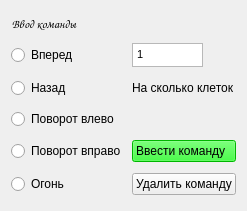
  <widget class="QWidget" name="layoutWidget_4">
   <property name="geometry">
    <rect>
     <x>630</x>
     <y>10</y>
     <width>231</width>
     <height>211</height>
    </rect>
   </property>
   <layout class="QGridLayout" name="gridLayout_12">
    <property name="sizeConstraint">
     <enum>QLayout::SetMinimumSize</enum>
    </property>
    <item row="4" column="0">
     <widget class="QRadioButton" name="ButtonBackward">
      <property name="text">
       <string>Назад</string>
      </property>
     </widget>
    </item>
    <item row="9" column="1">
     <widget class="QPushButton" name="AddCommand">
      <property name="sizePolicy">
       <sizepolicy hsizetype="Maximum" vsizetype="Fixed">
        <horstretch>0</horstretch>
        <verstretch>0</verstretch>
       </sizepolicy>
      </property>
      <property name="palette">
       <palette>
        <active>
         <colorrole role="WindowText">
          <brush brushstyle="SolidPattern">
           <color alpha="255">
            <red>0</red>
            <green>0</green>
            <blue>0</blue>
           </color>
          </brush>
         </colorrole>
         <colorrole role="Button">
          <brush brushstyle="SolidPattern">
           <color alpha="255">
            <red>0</red>
            <green>255</green>
            <blue>0</blue>
           </color>
          </brush>
         </colorrole>
         <colorrole role="Light">
          <brush brushstyle="SolidPattern">
           <color alpha="255">
            <red>127</red>
            <green>255</green>
            <blue>127</blue>
           </color>
          </brush>
         </colorrole>
         <colorrole role="Midlight">
          <brush brushstyle="SolidPattern">
           <color alpha="255">
            <red>63</red>
            <green>255</green>
            <blue>63</blue>
           </color>
          </brush>
         </colorrole>
         <colorrole role="Dark">
          <brush brushstyle="SolidPattern">
           <color alpha="255">
            <red>0</red>
            <green>127</green>
            <blue>0</blue>
           </color>
          </brush>
         </colorrole>
         <colorrole role="Mid">
          <brush brushstyle="SolidPattern">
           <color alpha="255">
            <red>0</red>
            <green>170</green>
            <blue>0</blue>
           </color>
          </brush>
         </colorrole>
         <colorrole role="Text">
          <brush brushstyle="SolidPattern">
           <color alpha="255">
            <red>0</red>
            <green>0</green>
            <blue>0</blue>
           </color>
          </brush>
         </colorrole>
         <colorrole role="BrightText">
          <brush brushstyle="SolidPattern">
           <color alpha="255">
            <red>255</red>
            <green>255</green>
            <blue>255</blue>
           </color>
          </brush>
         </colorrole>
         <colorrole role="ButtonText">
          <brush brushstyle="SolidPattern">
           <color alpha="255">
            <red>0</red>
            <green>0</green>
            <blue>0</blue>
           </color>
          </brush>
         </colorrole>
         <colorrole role="Base">
          <brush brushstyle="SolidPattern">
           <color alpha="255">
            <red>255</red>
            <green>255</green>
            <blue>255</blue>
           </color>
          </brush>
         </colorrole>
         <colorrole role="Window">
          <brush brushstyle="SolidPattern">
           <color alpha="255">
            <red>0</red>
            <green>255</green>
            <blue>0</blue>
           </color>
          </brush>
         </colorrole>
         <colorrole role="Shadow">
          <brush brushstyle="SolidPattern">
           <color alpha="255">
            <red>0</red>
            <green>0</green>
            <blue>0</blue>
           </color>
          </brush>
         </colorrole>
         <colorrole role="AlternateBase">
          <brush brushstyle="SolidPattern">
           <color alpha="255">
            <red>127</red>
            <green>255</green>
            <blue>127</blue>
           </color>
          </brush>
         </colorrole>
         <colorrole role="ToolTipBase">
          <brush brushstyle="SolidPattern">
           <color alpha="255">
            <red>255</red>
            <green>255</green>
            <blue>220</blue>
           </color>
          </brush>
         </colorrole>
         <colorrole role="ToolTipText">
          <brush brushstyle="SolidPattern">
           <color alpha="255">
            <red>0</red>
            <green>0</green>
            <blue>0</blue>
           </color>
          </brush>
         </colorrole>
         <colorrole role="PlaceholderText">
          <brush brushstyle="SolidPattern">
           <color alpha="128">
            <red>0</red>
            <green>0</green>
            <blue>0</blue>
           </color>
          </brush>
         </colorrole>
        </active>
        <inactive>
         <colorrole role="WindowText">
          <brush brushstyle="SolidPattern">
           <color alpha="255">
            <red>0</red>
            <green>0</green>
            <blue>0</blue>
           </color>
          </brush>
         </colorrole>
         <colorrole role="Button">
          <brush brushstyle="SolidPattern">
           <color alpha="255">
            <red>0</red>
            <green>255</green>
            <blue>0</blue>
           </color>
          </brush>
         </colorrole>
         <colorrole role="Light">
          <brush brushstyle="SolidPattern">
           <color alpha="255">
            <red>127</red>
            <green>255</green>
            <blue>127</blue>
           </color>
          </brush>
         </colorrole>
         <colorrole role="Midlight">
          <brush brushstyle="SolidPattern">
           <color alpha="255">
            <red>63</red>
            <green>255</green>
            <blue>63</blue>
           </color>
          </brush>
         </colorrole>
         <colorrole role="Dark">
          <brush brushstyle="SolidPattern">
           <color alpha="255">
            <red>0</red>
            <green>127</green>
            <blue>0</blue>
           </color>
          </brush>
         </colorrole>
         <colorrole role="Mid">
          <brush brushstyle="SolidPattern">
           <color alpha="255">
            <red>0</red>
            <green>170</green>
            <blue>0</blue>
           </color>
          </brush>
         </colorrole>
         <colorrole role="Text">
          <brush brushstyle="SolidPattern">
           <color alpha="255">
            <red>0</red>
            <green>0</green>
            <blue>0</blue>
           </color>
          </brush>
         </colorrole>
         <colorrole role="BrightText">
          <brush brushstyle="SolidPattern">
           <color alpha="255">
            <red>255</red>
            <green>255</green>
            <blue>255</blue>
           </color>
          </brush>
         </colorrole>
         <colorrole role="ButtonText">
          <brush brushstyle="SolidPattern">
           <color alpha="255">
            <red>0</red>
            <green>0</green>
            <blue>0</blue>
           </color>
          </brush>
         </colorrole>
         <colorrole role="Base">
          <brush brushstyle="SolidPattern">
           <color alpha="255">
            <red>255</red>
            <green>255</green>
            <blue>255</blue>
           </color>
          </brush>
         </colorrole>
         <colorrole role="Window">
          <brush brushstyle="SolidPattern">
           <color alpha="255">
            <red>0</red>
            <green>255</green>
            <blue>0</blue>
           </color>
          </brush>
         </colorrole>
         <colorrole role="Shadow">
          <brush brushstyle="SolidPattern">
           <color alpha="255">
            <red>0</red>
            <green>0</green>
            <blue>0</blue>
           </color>
          </brush>
         </colorrole>
         <colorrole role="AlternateBase">
          <brush brushstyle="SolidPattern">
           <color alpha="255">
            <red>127</red>
            <green>255</green>
            <blue>127</blue>
           </color>
          </brush>
         </colorrole>
         <colorrole role="ToolTipBase">
          <brush brushstyle="SolidPattern">
           <color alpha="255">
            <red>255</red>
            <green>255</green>
            <blue>220</blue>
           </color>
          </brush>
         </colorrole>
         <colorrole role="ToolTipText">
          <brush brushstyle="SolidPattern">
           <color alpha="255">
            <red>0</red>
            <green>0</green>
            <blue>0</blue>
           </color>
          </brush>
         </colorrole>
         <colorrole role="PlaceholderText">
          <brush brushstyle="SolidPattern">
           <color alpha="128">
            <red>0</red>
            <green>0</green>
            <blue>0</blue>
           </color>
          </brush>
         </colorrole>
        </inactive>
        <disabled>
         <colorrole role="WindowText">
          <brush brushstyle="SolidPattern">
           <color alpha="255">
            <red>0</red>
            <green>127</green>
            <blue>0</blue>
           </color>
          </brush>
         </colorrole>
         <colorrole role="Button">
          <brush brushstyle="SolidPattern">
           <color alpha="255">
            <red>0</red>
            <green>255</green>
            <blue>0</blue>
           </color>
          </brush>
         </colorrole>
         <colorrole role="Light">
          <brush brushstyle="SolidPattern">
           <color alpha="255">
            <red>127</red>
            <green>255</green>
            <blue>127</blue>
           </color>
          </brush>
         </colorrole>
         <colorrole role="Midlight">
          <brush brushstyle="SolidPattern">
           <color alpha="255">
            <red>63</red>
            <green>255</green>
            <blue>63</blue>
           </color>
          </brush>
         </colorrole>
         <colorrole role="Dark">
          <brush brushstyle="SolidPattern">
           <color alpha="255">
            <red>0</red>
            <green>127</green>
            <blue>0</blue>
           </color>
          </brush>
         </colorrole>
         <colorrole role="Mid">
          <brush brushstyle="SolidPattern">
           <color alpha="255">
            <red>0</red>
            <green>170</green>
            <blue>0</blue>
           </color>
          </brush>
         </colorrole>
         <colorrole role="Text">
          <brush brushstyle="SolidPattern">
           <color alpha="255">
            <red>0</red>
            <green>127</green>
            <blue>0</blue>
           </color>
          </brush>
         </colorrole>
         <colorrole role="BrightText">
          <brush brushstyle="SolidPattern">
           <color alpha="255">
            <red>255</red>
            <green>255</green>
            <blue>255</blue>
           </color>
          </brush>
         </colorrole>
         <colorrole role="ButtonText">
          <brush brushstyle="SolidPattern">
           <color alpha="255">
            <red>0</red>
            <green>127</green>
            <blue>0</blue>
           </color>
          </brush>
         </colorrole>
         <colorrole role="Base">
          <brush brushstyle="SolidPattern">
           <color alpha="255">
            <red>0</red>
            <green>255</green>
            <blue>0</blue>
           </color>
          </brush>
         </colorrole>
         <colorrole role="Window">
          <brush brushstyle="SolidPattern">
           <color alpha="255">
            <red>0</red>
            <green>255</green>
            <blue>0</blue>
           </color>
          </brush>
         </colorrole>
         <colorrole role="Shadow">
          <brush brushstyle="SolidPattern">
           <color alpha="255">
            <red>0</red>
            <green>0</green>
            <blue>0</blue>
           </color>
          </brush>
         </colorrole>
         <colorrole role="AlternateBase">
          <brush brushstyle="SolidPattern">
           <color alpha="255">
            <red>0</red>
            <green>255</green>
            <blue>0</blue>
           </color>
          </brush>
         </colorrole>
         <colorrole role="ToolTipBase">
          <brush brushstyle="SolidPattern">
           <color alpha="255">
            <red>255</red>
            <green>255</green>
            <blue>220</blue>
           </color>
          </brush>
         </colorrole>
         <colorrole role="ToolTipText">
          <brush brushstyle="SolidPattern">
           <color alpha="255">
            <red>0</red>
            <green>0</green>
            <blue>0</blue>
           </color>
          </brush>
         </colorrole>
         <colorrole role="PlaceholderText">
          <brush brushstyle="SolidPattern">
           <color alpha="128">
            <red>0</red>
            <green>0</green>
            <blue>0</blue>
           </color>
          </brush>
         </colorrole>
        </disabled>
       </palette>
      </property>
      <property name="styleSheet">
       <string notr="true"/>
      </property>
      <property name="text">
       <string>Ввести команду  </string>
      </property>
     </widget>
    </item>
    <item row="1" column="0" colspan="2">
     <widget class="QLabel" name="label_12">
      <property name="sizePolicy">
       <sizepolicy hsizetype="Maximum" vsizetype="Maximum">
        <horstretch>0</horstretch>
        <verstretch>0</verstretch>
       </sizepolicy>
      </property>
      <property name="minimumSize">
       <size>
        <width>30</width>
        <height>0</height>
       </size>
      </property>
      <property name="font">
       <font>
        <family>Comic Sans MS</family>
        <weight>75</weight>
        <bold>true</bold>
       </font>
      </property>
      <property name="text">
       <string>Ввод команды</string>
      </property>
      <property name="alignment">
       <set>Qt::AlignCenter</set>
      </property>
     </widget>
    </item>
    <item row="10" column="0">
     <widget class="QRadioButton" name="ButtonFire">
      <property name="text">
       <string>Огонь</string>
      </property>
     </widget>
    </item>
    <item row="9" column="0">
     <widget class="QRadioButton" name="ButtonRight">
      <property name="text">
       <string>Поворот вправо</string>
      </property>
     </widget>
    </item>
    <item row="3" column="0">
     <layout class="QHBoxLayout" name="horizontalLayout_8">
      <item>
       <widget class="QRadioButton" name="ButtonForward">
        <property name="text">
         <string>Вперед</string>
        </property>
       </widget>
      </item>
     </layout>
    </item>
    <item row="4" column="1">
     <widget class="QLabel" name="label_16">
      <property name="sizePolicy">
       <sizepolicy hsizetype="Maximum" vsizetype="Preferred">
        <horstretch>0</horstretch>
        <verstretch>0</verstretch>
       </sizepolicy>
      </property>
      <property name="text">
       <string>На сколько клеток</string>
      </property>
     </widget>
    </item>
    <item row="3" column="1">
     <widget class="QTextEdit" name="Write_NumberSheets">
      <property name="sizePolicy">
       <sizepolicy hsizetype="Maximum" vsizetype="Fixed">
        <horstretch>0</horstretch>
        <verstretch>0</verstretch>
       </sizepolicy>
      </property>
      <property name="maximumSize">
       <size>
        <width>71</width>
        <height>24</height>
       </size>
      </property>
      <property name="html">
       <string>&lt;!DOCTYPE HTML PUBLIC &quot;-//W3C//DTD HTML 4.0//EN&quot; &quot;http://www.w3.org/TR/REC-html40/strict.dtd&quot;&gt;
&lt;html&gt;&lt;head&gt;&lt;meta name=&quot;qrichtext&quot; content=&quot;1&quot; /&gt;&lt;style type=&quot;text/css&quot;&gt;
p, li { white-space: pre-wrap; }
&lt;/style&gt;&lt;/head&gt;&lt;body style=&quot; font-family:'MS Shell Dlg 2'; font-size:8.25pt; font-weight:400; font-style:normal;&quot;&gt;
&lt;p style=&quot; margin-top:0px; margin-bottom:0px; margin-left:0px; margin-right:0px; -qt-block-indent:0; text-indent:0px;&quot;&gt;1&lt;/p&gt;&lt;/body&gt;&lt;/html&gt;</string>
      </property>
     </widget>
    </item>
    <item row="10" column="1">
     <widget class="QPushButton" name="DeleteCommand">
      <property name="sizePolicy">
       <sizepolicy hsizetype="Maximum" vsizetype="Fixed">
        <horstretch>0</horstretch>
        <verstretch>0</verstretch>
       </sizepolicy>
      </property>
      <property name="text">
       <string>Удалить команду</string>
      </property>
     </widget>
    </item>
    <item row="6" column="0">
     <widget class="QRadioButton" name="ButtonLeft">
      <property name="text">
       <string>Поворот влево</string>
      </property>
     </widget>
    </item>
   </layout>
  </widget>
